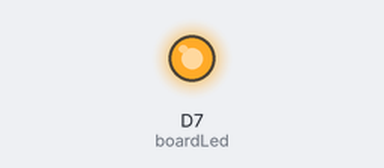
A sketch run on a simulated ESP8266 (NodeMCU). Shown: output pins drawn as LEDs (lit = HIGH).

Above: at 0.2 s.
At 15.85 s:
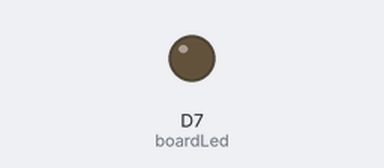
Timing chart, 0 to 16.4 s (numbered marks = the images above):
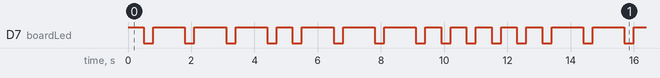

Measured:
- by itself, D7 (boardLed): moves between LOW and HIGH, repeating every 12.6 s
- by itself, everything shown: repeats every 12.6 s, in 24 steps

The sketch:

blinkname.ino
```cpp
// Define our board led
int boardLed = D7;

void setup() {
    // Set pinmode of our board led
    pinMode(boardLed, OUTPUT);

}

void loop() {
    // J
    digitalWrite(boardLed, HIGH);
    delay(500);
    digitalWrite(boardLed, LOW);
    delay(300);
    digitalWrite(boardLed, HIGH);
    delay(1000);
    digitalWrite(boardLed, LOW);
    delay(300);
    digitalWrite(boardLed, HIGH);
    delay(1000);
    digitalWrite(boardLed, LOW);
    delay(300);
    digitalWrite(boardLed, HIGH);
    delay(1000);
    digitalWrite(boardLed, LOW);
    delay(300);
    // A
    digitalWrite(boardLed, HIGH);
    delay(500);
    digitalWrite(boardLed, LOW);
    delay(300);
    digitalWrite(boardLed, HIGH);
    delay(1000);
    digitalWrite(boardLed, LOW);
    delay(300);
    // M
    digitalWrite(boardLed, HIGH);
    delay(1000);
    digitalWrite(boardLed, LOW);
    delay(300);
    digitalWrite(boardLed, HIGH);
    delay(1000);
    digitalWrite(boardLed, LOW);
    delay(300);
    // E
    digitalWrite(boardLed, HIGH);
    delay(500);
    digitalWrite(boardLed, LOW);
    delay(300);
    // S
    digitalWrite(boardLed, HIGH);
    delay(500);
    digitalWrite(boardLed, LOW);
    delay(300);
    digitalWrite(boardLed, HIGH);
    delay(500);
    digitalWrite(boardLed, LOW);
    delay(300);
    digitalWrite(boardLed, HIGH);
    delay(500);
    digitalWrite(boardLed, LOW);
    delay(300);
}
```
